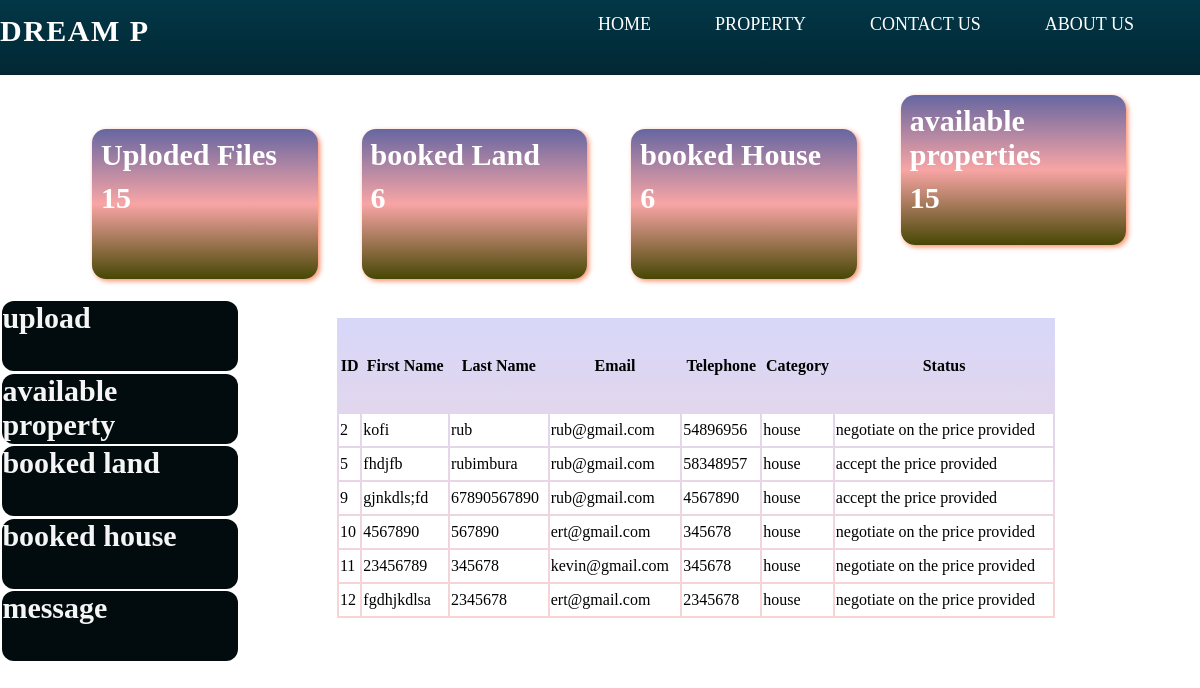
The page /bookedhouse.php on the database its author committed.
### tables this page shows
CREATE TABLE `uploaded` (
  `idupload` int(11) NOT NULL,
  `file` varchar(255) NOT NULL,
  `category` varchar(255) NOT NULL,
  `province` varchar(255) NOT NULL,
  `district` varchar(255) NOT NULL,
  `sector` varchar(255) NOT NULL,
  `cell` varchar(255) NOT NULL,
  `village` varchar(255) NOT NULL,
  `value` decimal(10,2) NOT NULL,
  `latitude` decimal(9,6) NOT NULL,
  `longitude` decimal(9,6) NOT NULL
);

CREATE TABLE `booked` (
  `id` int(11) NOT NULL,
  `fname` varchar(255) DEFAULT NULL,
  `lname` varchar(255) DEFAULT NULL,
  `email` varchar(255) DEFAULT NULL,
  `tel` varchar(20) DEFAULT NULL,
  `category` varchar(255) DEFAULT NULL,
  `status` varchar(255) DEFAULT NULL
);

### bookedhouse.php (the view, shortened to what this page needs)
<?php include("config.php"); ?>
<?php
    $query = "SELECT COUNT(*) AS total FROM uploaded";
    $result = mysqli_query($con, $query);
    if ($result && mysqli_num_rows($result) > 0) {
        $row = mysqli_fetch_assoc($result);
        $totalCount = $row['total'];
    } else {
        $totalCount = 0;
    }
    $query = "SELECT idupload FROM uploaded ORDER BY idupload DESC LIMIT 1";
$result = mysqli_query($con, $query);
if ($result && mysqli_num_rows($result) > 0) {
    $row = mysqli_fetch_assoc($result);
    $lastId = $row['idupload'];
} else {
    $lastId = 0;
}
$query = "SELECT COUNT(*) AS count FROM property.booked WHERE category = 'land'";
$result = mysqli_query($con, $query);
$row = mysqli_fetch_assoc($result);
$count1 = $row['count'];
?><?php
$query = "SELECT COUNT(*) AS count FROM property.booked WHERE category = 'house'";
$result = mysqli_query($con, $query);
$row = mysqli_fetch_assoc($result);
$count = $row['count'];
?>
<!DOCTYPE html><html><head><title>page2</title>
    <link rel="stylesheet" type="text/css" href="home.css">
    <link rel="stylesheet" href="https://cdnjs.cloudflare.com/ajax/libs/font-awesome/6.4.2/css/all.min.css" />
    </head>
    <body>
        <nav>
            <div class="logo">
       <p>DREAM P</p>
            </div>
            <ul>
           <li><a href="index.php">Home</a></li>
          <li><a href="property.php">property</a></li>
          <li><a href="contact.php">contact us</a></li>
            <li><a href="about.php">about us</a></li></ul>
        </nav>
        <div class="dashboard">
    <div class="dashboard1">
        <p>Uploded Files</p>
        <p><?php echo $lastId; ?></p>
    </div>
    <div class="dashboard1">
        <p>booked Land</p>
        <p><?php echo $count1; ?></p>
    </div>
    <div class="dashboard1">
        <p>booked House</p>
        <p><?php echo $count; ?></p>
    </div>
    <div class="dashboard1">
        <p>available properties</p>
        <p><?php echo $totalCount; ?></p>
    </div>
</div>
    <div class="design1"><div class="design10">
    <a href="upload.php">
  <div class="design11">upload</div>
  </a>
<a href="uploadedfiles.php"><div class="design11">available property</div></a>
        <a href="bookedland.php"><div class="design11">booked land</div></a>
        <a href="bookedhouse.php"><div class="design11">booked house</div></a>
        <a href="message.php"><div class="design11">message</div></a></div>
        <div class="design12">
        <div class="dashboard4">
    <?php
$query = "SELECT * FROM booked WHERE category = 'house'";
$result = mysqli_query($con, $query);
echo '<div>';
echo '<table>';
echo '<tr>';
echo '<th>ID</th>';
echo '<th>First Name</th>';
echo '<th>Last Name</th>';
echo '<th>Email</th>';
echo '<th>Telephone</th>';
echo '<th>Category</th>';
echo '<th>Status</th>';
echo '</tr>';
while ($row = mysqli_fetch_assoc($result)) {
    echo '<tr>';
    echo '<td>' . $row['id'] . '</td>';
    echo '<td>' . $row['fname'] . '</td>';
    echo '<td>' . $row['lname'] . '</td>';
    echo '<td>' . $row['email'] . '</td>';
    echo '<td>' . $row['tel'] . '</td>';
    echo '<td>' . $row['category'] . '</td>';
    echo '<td>' . $row['status'] . '</td>';
    echo '</tr>';
}
echo '</table>';
echo '</div>';
?></div></div><br><br>
</body></html>

### home.css (style rules this page uses)
* { margin: 0%; text-decoration: none; }
nav { width: 100%; height: 75px ; background-image: linear-gradient(#033747,#012733); }
nav .logo { margin-top: 1.2%; font-size: 30px; font-weight: bold; float: left; color: white; text-transform: uppercase; letter-spacing: 1.5px; cursor: pointer; }
nav ul { float: right; margin-right: 3%; margin-top: 1.2%; }
nav li { display: inline-block; }
nav li a { font-size: 18px; text-transform: uppercase; padding: 35px 30px; color: white; text-decoration: none; }
.dashboard { margin-left: 6%; }
.dashboard p { font-size: 30px; color: white; font-weight: 700; margin: 4%; }
.dashboard1 { height: 150px; width: 20%; background-image: linear-gradient(rgb(102, 102, 161),rgb(248, 165, 165),rgb(71, 71, 4)); display: inline-block; margin: 20px; border-radius: 14px; box-shadow: 2px 2px 5px #ff8c69; }
.dashboard4 { margin: 19px; margin-bottom: 5%; }
.dashboard4 table { height: 300px; width: 80%; background-image: linear-gradient(rgb(215, 215, 249),rgb(249, 212, 212)); position: relative; margin-left: 6%; margin-bottom: 5%; }
.dashboard4 table td { background-color: white; height: 30px; }
.design11 { height: 70px; width: 98%; background-color: #020c0f; margin:1%; font-size: 30px; font-weight: 800; border-radius: 12px; color: whitesmoke; }
.design10 { height: 600px; width: 20%; float: left; display: inline-block; position: relative; border-radius: 18px; }
.design12 { height: 600px; width: 78%; display: inline-block; float: right; position: relative; border-radius: 18px; }

### rows shown on the page
uploaded: idupload "15"
booked: id "2", fname "kofi", lname "rub", email "rub@gmail.com", tel "54896956", category "house", status "negotiate on the price provided"
booked: id "5", fname "fhdjfb", lname "rubimbura", email "rub@gmail.com", tel "58348957", category "house", status "accept the price provided"
booked: id "9", fname "gjnkdls;fd", lname "67890567890", email "rub@gmail.com", tel "4567890", category "house", status "accept the price provided"
booked: id "10", fname "4567890", lname "567890", email "ert@gmail.com", tel "345678", category "house", status "negotiate on the price provided"
booked: id "11", fname "23456789", lname "345678", email "kevin@gmail.com", tel "345678", category "house", status "negotiate on the price provided"
booked: id "12", fname "fgdhjkdlsa", lname "2345678", email "ert@gmail.com", tel "2345678", category "house", status "negotiate on the price provided"

### other values the page prints
$count1 "6"
$count "6"
$totalCount "15"
